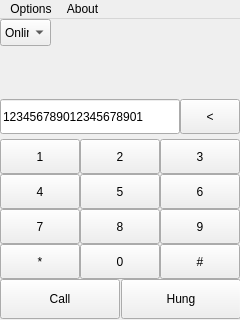
<?xml version="1.0" encoding="UTF-8"?>
<ui version="4.0">
 <class>MainWindow</class>
 <widget class="QMainWindow" name="MainWindow">
  <property name="geometry">
   <rect>
    <x>0</x>
    <y>0</y>
    <width>240</width>
    <height>320</height>
   </rect>
  </property>
  <property name="windowTitle">
   <string>MainWindow</string>
  </property>
  <widget class="QWidget" name="centralWidget">
   <widget class="QPushButton" name="pushButton_call">
    <property name="geometry">
     <rect>
      <x>0</x>
      <y>260</y>
      <width>120</width>
      <height>40</height>
     </rect>
    </property>
    <property name="text">
     <string>Call</string>
    </property>
   </widget>
   <widget class="QPushButton" name="pushButton_hung">
    <property name="geometry">
     <rect>
      <x>121</x>
      <y>260</y>
      <width>120</width>
      <height>40</height>
     </rect>
    </property>
    <property name="text">
     <string>Hung</string>
    </property>
   </widget>
   <widget class="QPushButton" name="pushButton_nu_star">
    <property name="geometry">
     <rect>
      <x>0</x>
      <y>225</y>
      <width>80</width>
      <height>35</height>
     </rect>
    </property>
    <property name="text">
     <string>*</string>
    </property>
   </widget>
   <widget class="QPushButton" name="pushButton_nu9">
    <property name="geometry">
     <rect>
      <x>160</x>
      <y>190</y>
      <width>80</width>
      <height>35</height>
     </rect>
    </property>
    <property name="text">
     <string>9</string>
    </property>
   </widget>
   <widget class="QPushButton" name="pushButton_nu7">
    <property name="geometry">
     <rect>
      <x>0</x>
      <y>190</y>
      <width>80</width>
      <height>35</height>
     </rect>
    </property>
    <property name="text">
     <string>7</string>
    </property>
   </widget>
   <widget class="QPushButton" name="pushButton_nu8">
    <property name="geometry">
     <rect>
      <x>80</x>
      <y>190</y>
      <width>80</width>
      <height>35</height>
     </rect>
    </property>
    <property name="text">
     <string>8</string>
    </property>
   </widget>
   <widget class="QPushButton" name="pushButton_nu6">
    <property name="geometry">
     <rect>
      <x>160</x>
      <y>155</y>
      <width>80</width>
      <height>35</height>
     </rect>
    </property>
    <property name="text">
     <string>6</string>
    </property>
   </widget>
   <widget class="QPushButton" name="pushButton_nu4">
    <property name="geometry">
     <rect>
      <x>0</x>
      <y>155</y>
      <width>80</width>
      <height>35</height>
     </rect>
    </property>
    <property name="text">
     <string>4</string>
    </property>
   </widget>
   <widget class="QPushButton" name="pushButton_nu5">
    <property name="geometry">
     <rect>
      <x>80</x>
      <y>155</y>
      <width>80</width>
      <height>35</height>
     </rect>
    </property>
    <property name="text">
     <string>5</string>
    </property>
   </widget>
   <widget class="QPushButton" name="pushButton_nu3">
    <property name="geometry">
     <rect>
      <x>160</x>
      <y>120</y>
      <width>80</width>
      <height>35</height>
     </rect>
    </property>
    <property name="text">
     <string>3</string>
    </property>
   </widget>
   <widget class="QPushButton" name="pushButton_nu2">
    <property name="geometry">
     <rect>
      <x>80</x>
      <y>120</y>
      <width>80</width>
      <height>35</height>
     </rect>
    </property>
    <property name="text">
     <string>2</string>
    </property>
   </widget>
   <widget class="QPushButton" name="pushButton_nu1">
    <property name="geometry">
     <rect>
      <x>0</x>
      <y>120</y>
      <width>80</width>
      <height>35</height>
     </rect>
    </property>
    <property name="text">
     <string>1</string>
    </property>
   </widget>
   <widget class="QPushButton" name="pushButton_nu0">
    <property name="geometry">
     <rect>
      <x>80</x>
      <y>225</y>
      <width>80</width>
      <height>35</height>
     </rect>
    </property>
    <property name="text">
     <string>0</string>
    </property>
   </widget>
   <widget class="QPushButton" name="pushButton_nu_sign">
    <property name="geometry">
     <rect>
      <x>160</x>
      <y>225</y>
      <width>80</width>
      <height>35</height>
     </rect>
    </property>
    <property name="text">
     <string>#</string>
    </property>
   </widget>
   <widget class="QLineEdit" name="lineEdit_number">
    <property name="geometry">
     <rect>
      <x>0</x>
      <y>80</y>
      <width>180</width>
      <height>35</height>
     </rect>
    </property>
    <property name="text">
     <string>123456789012345678901</string>
    </property>
   </widget>
   <widget class="QPushButton" name="pushButton_del">
    <property name="geometry">
     <rect>
      <x>180</x>
      <y>80</y>
      <width>60</width>
      <height>35</height>
     </rect>
    </property>
    <property name="text">
     <string>&lt;</string>
    </property>
   </widget>
   <widget class="QComboBox" name="comboBox_status">
    <property name="geometry">
     <rect>
      <x>0</x>
      <y>0</y>
      <width>51</width>
      <height>27</height>
     </rect>
    </property>
    <item>
     <property name="text">
      <string>Online</string>
     </property>
    </item>
    <item>
     <property name="text">
      <string>Busy</string>
     </property>
    </item>
    <item>
     <property name="text">
      <string>Offline</string>
     </property>
    </item>
   </widget>
  </widget>
  <widget class="QMenuBar" name="menuBar">
   <property name="geometry">
    <rect>
     <x>0</x>
     <y>0</y>
     <width>240</width>
     <height>25</height>
    </rect>
   </property>
   <widget class="QMenu" name="menuOptions">
    <property name="title">
     <string>Options</string>
    </property>
    <addaction name="actionSIP_Accounts"/>
    <addaction name="actionPreferences"/>
    <addaction name="actionAdvance"/>
   </widget>
   <widget class="QMenu" name="menuAbout">
    <property name="title">
     <string>About</string>
    </property>
   </widget>
   <addaction name="menuOptions"/>
   <addaction name="menuAbout"/>
  </widget>
  <action name="actionSIP_Accounts">
   <property name="text">
    <string>SIP Accounts</string>
   </property>
  </action>
  <action name="actionPreferences">
   <property name="text">
    <string>Preferences</string>
   </property>
  </action>
  <action name="actionAdvance">
   <property name="text">
    <string>Advance</string>
   </property>
  </action>
 </widget>
 <layoutdefault spacing="6" margin="11"/>
 <resources/>
 <connections>
  <connection>
   <sender>actionSIP_Accounts</sender>
   <signal>triggered()</signal>
   <receiver>MainWindow</receiver>
   <slot>showFullScreen()</slot>
   <hints>
    <hint type="sourcelabel">
     <x>-1</x>
     <y>-1</y>
    </hint>
    <hint type="destinationlabel">
     <x>119</x>
     <y>159</y>
    </hint>
   </hints>
  </connection>
 </connections>
</ui>
